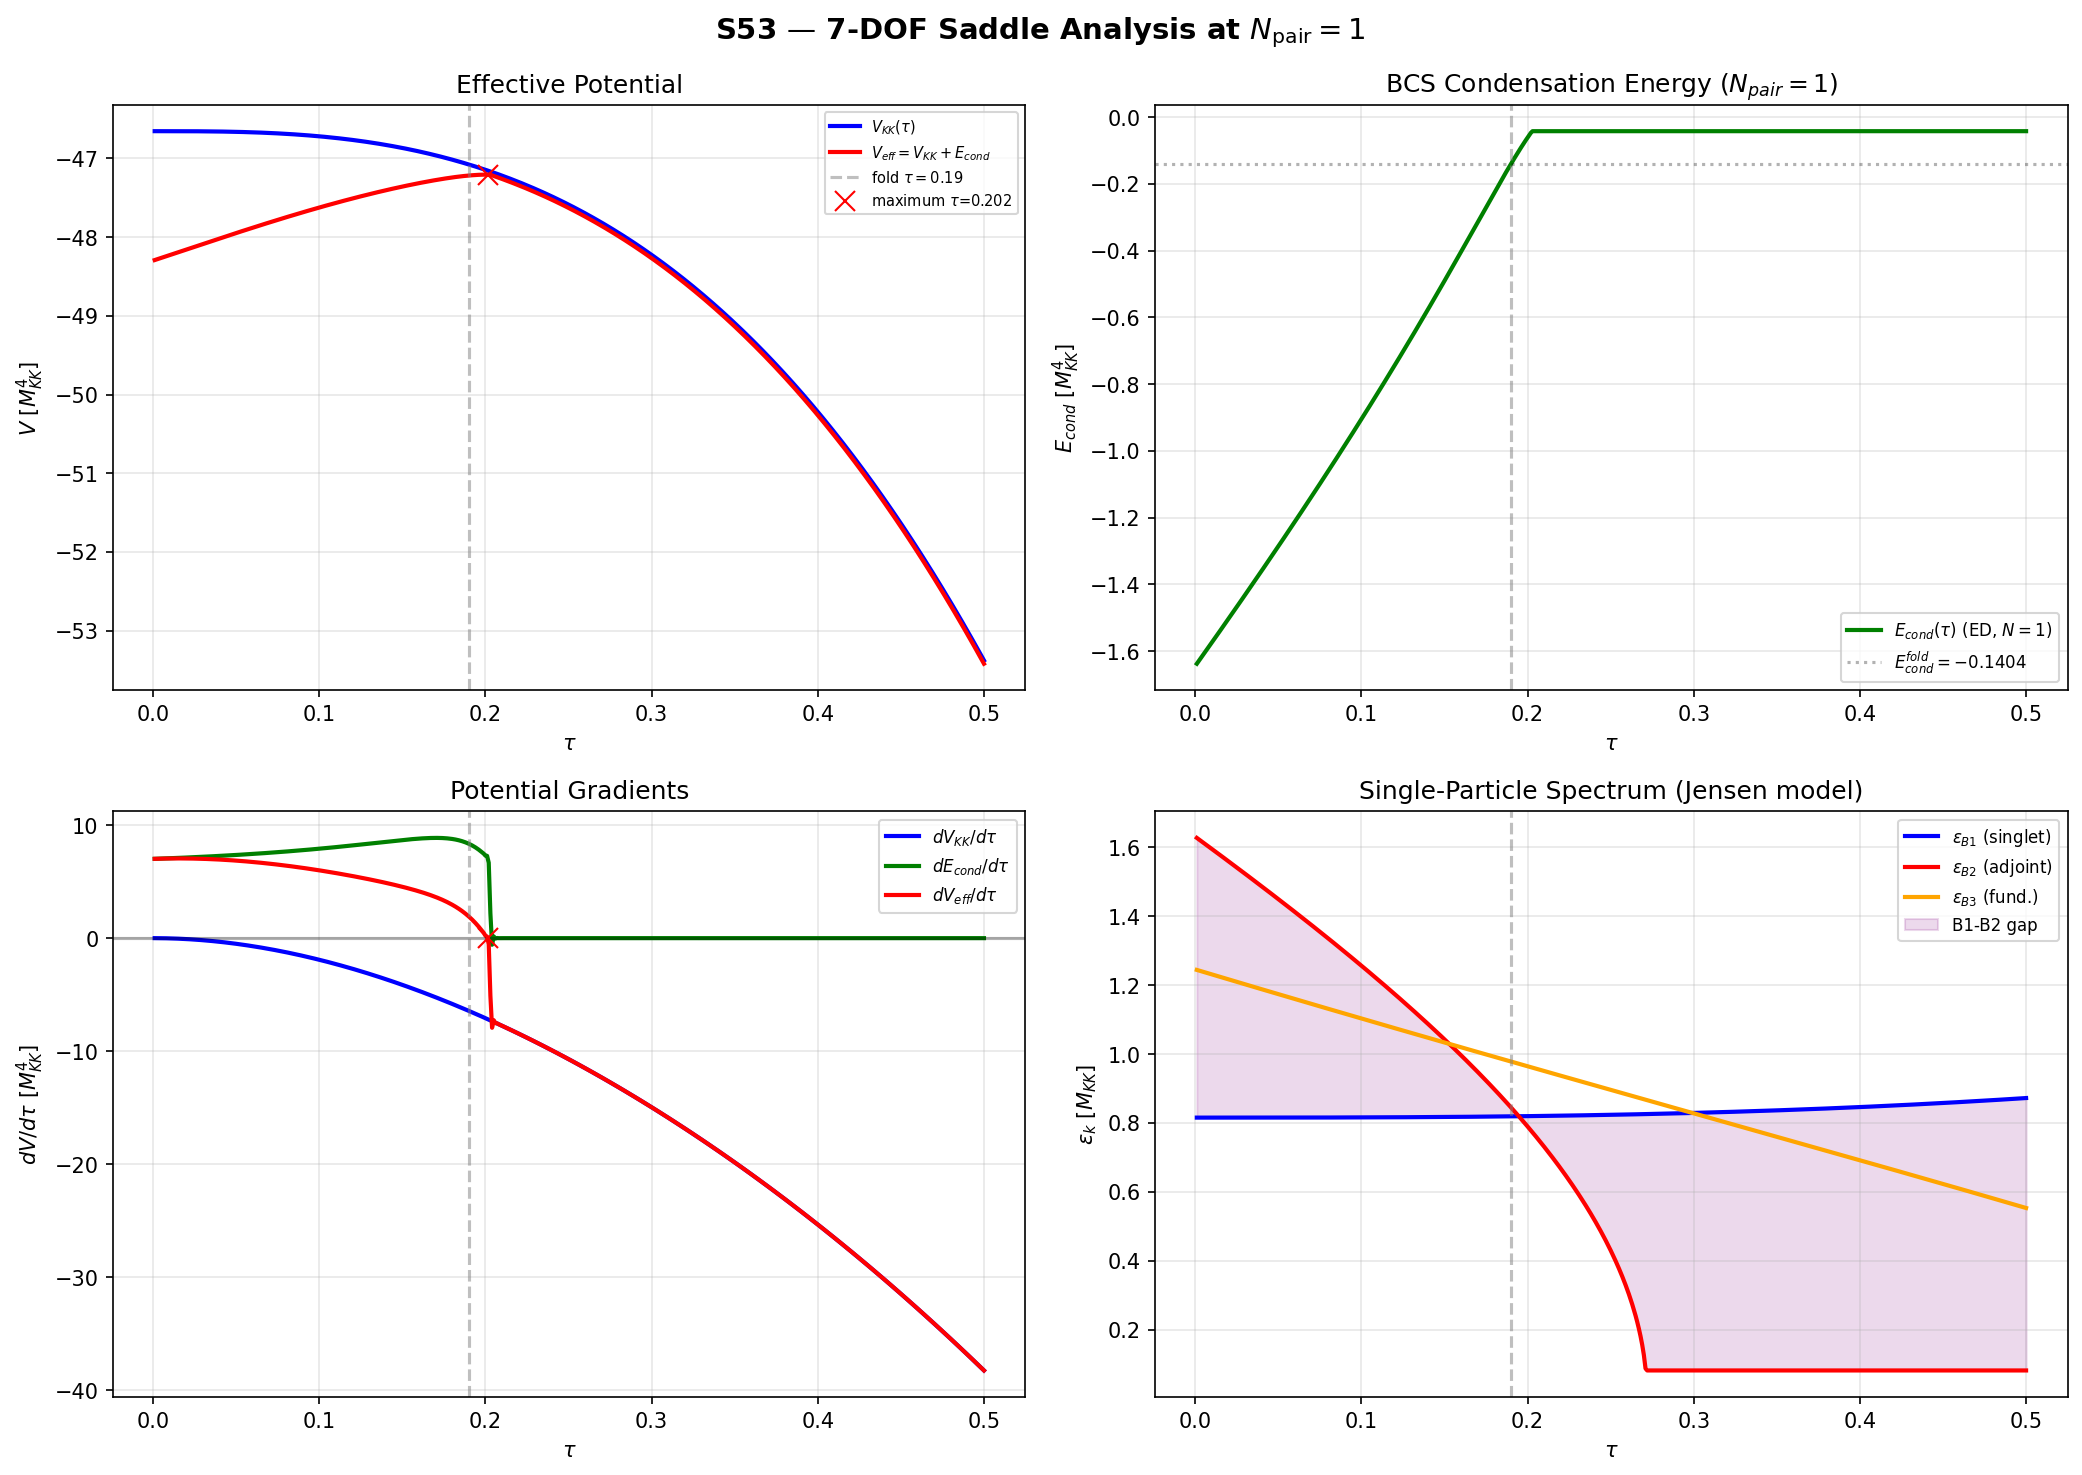

Write Python code to recreate this figure.
#!/usr/bin/env python3
"""
S53 — 7-DOF-SADDLES-53: Saddle Points of Unified Action at N_pair=1
====================================================================

With N_pair = 1 (W2-6), the 7-DOF unified action S[tau, Delta, theta_12,
theta_23, theta_13, phi, chi] simplifies drastically:

  - Only 1 Cooper pair: no relative phases between sectors (angular DOFs frozen)
  - Delta is determined by ED, not variational GL
  - Effective action reduces to S_eff[tau] = V_KK(tau) + E_cond(tau)

where:
  V_KK(tau) = -(M_p^2/2) R_K(tau)  [geometric/gravitational sector]
  E_cond(tau) = ED ground state energy at N_pair=1

The BCS Hamiltonian uses single-particle energies RELATIVE to the Fermi
level eps_F = mean(E_B2). This is the convention in which E_cond < 0
represents bound-state energy gain from pairing.

Gate: 7-DOF-SADDLES-53 — INFO (saddle enumeration)
Output: s53_7dof_saddles.npz, s53_7dof_saddles.png, text

Author: Feynman-Theorist (Session 53)
Date: 2026-03-21
"""

import sys
import os
sys.path.insert(0, os.path.dirname(os.path.abspath(__file__)))

import numpy as np
from numpy import pi, sqrt, exp, log
from scipy.interpolate import CubicSpline
import matplotlib
matplotlib.use('Agg')
import matplotlib.pyplot as plt

from canonical_constants import *

print("=" * 72)
print("  S53 — 7-DOF-SADDLES-53: Saddle Points at N_pair=1")
print("=" * 72)

DATA_DIR = os.path.dirname(os.path.abspath(__file__))
ARCHIVE_DIR = os.path.join(os.path.dirname(DATA_DIR), 'computations/_shared')

# ============================================================================
#  SECTION 1: Geometric potential V_KK(tau)
# ============================================================================
print("\n" + "=" * 72)
print("  SECTION 1: Geometric potential V_KK(tau)")
print("=" * 72)

alpha_K = g0_diag  # = 3.0

def R_K(s):
    """Scalar curvature of Jensen-deformed SU(3)."""
    return (12.0 / alpha_K) * (2.0 * exp(2.0*s) - 1.0 + 8.0 * exp(-s) - exp(-4.0*s)) / 8.0

def dR_K_ds(s):
    """dR_K/ds analytically."""
    return (12.0 / alpha_K) * (4.0 * exp(2.0*s) - 8.0 * exp(-s) + 4.0 * exp(-4.0*s)) / 8.0

def d2R_K_ds2(s):
    """d^2 R_K/ds^2 analytically."""
    return (12.0 / alpha_K) * (8.0 * exp(2.0*s) + 8.0 * exp(-s) - 16.0 * exp(-4.0*s)) / 8.0

M_KK_val = M_KK_kerner
M_P_over_MKK = M_Pl_reduced / M_KK_val
M_p2_val = M_P_over_MKK**2

def V_KK_func(s):
    """KK potential: V_KK = -(M_p^2/2) * R_K(s)."""
    return -0.5 * M_p2_val * R_K(s)

def dV_KK_ds(s):
    return -0.5 * M_p2_val * dR_K_ds(s)

def d2V_KK_ds2(s):
    return -0.5 * M_p2_val * d2R_K_ds2(s)

print(f"\n  V_KK(0) = {V_KK_func(0):.6f} M_KK^4")
print(f"  V_KK(fold={tau_fold}) = {V_KK_func(tau_fold):.6f} M_KK^4")
print(f"  dV_KK/ds(0) = {dV_KK_ds(0):.6e}")
print(f"  dV_KK/ds(fold) = {dV_KK_ds(tau_fold):.6f}")
print(f"  d2V_KK/ds2(fold) = {d2V_KK_ds2(tau_fold):.6f}")

# ============================================================================
#  SECTION 2: BCS pairing Hamiltonian at the fold
# ============================================================================
print("\n" + "=" * 72)
print("  SECTION 2: BCS pairing Hamiltonian (fold calibration)")
print("=" * 72)

# Load the s36 ED data
ed_data = np.load(os.path.join(ARCHIVE_DIR, 's36_multisector_ed.npz'), allow_pickle=True)
V_fold = ed_data['V_8x8_full']    # 8x8 pairing matrix at fold
E_sp_fold = ed_data['E_8_full']   # 8 single-particle energies at fold
labels = ed_data['branch_labels']  # mode labels

# Convention: single-particle energies relative to Fermi level
eps_F_fold = np.mean(E_sp_fold[:4])  # Fermi level = B2 mean
E_rel_fold = E_sp_fold - eps_F_fold

print(f"\n  8-mode spectrum at fold (tau = {tau_fold}):")
print(f"    eps_F = {eps_F_fold:.6f} M_KK (Fermi level = B2 mean)")
for i in range(8):
    print(f"    {labels[i]}: eps = {E_sp_fold[i]:.6f}, eps_rel = {E_rel_fold[i]:+.6f}")

# Verify: N=1 Hamiltonian at fold
H1_fold = V_fold.copy()
for k in range(8):
    H1_fold[k, k] += 2.0 * E_rel_fold[k]

evals_fold = np.linalg.eigvalsh(H1_fold)
E_cond_H1 = evals_fold[0]
E_cond_ED = float(ed_data['E_cond_full'])

print(f"\n  N=1 sector Hamiltonian at fold:")
print(f"    H1[k,l] = 2*eps_k_rel * delta_kl + V_kl")
print(f"    min eigenvalue = {E_cond_H1:.6f} M_KK^4")
print(f"    Full ED E_cond = {E_cond_ED:.6f} M_KK^4")
print(f"    Discrepancy: {abs(E_cond_H1 - E_cond_ED):.6e} (N>1 sector mixing)")

# V matrix statistics
print(f"\n  V matrix structure:")
print(f"    V_kk (diagonal): {np.diag(V_fold)}")
print(f"    B1-B2 coupling: V_B1_B2 = {V_fold[4,0]:.6f} (all equal by C2 symmetry)")
print(f"    max |V_kl|: {np.max(np.abs(V_fold)):.6f}")
print(f"    V eigenvalues: {np.linalg.eigvalsh(V_fold)}")

# ============================================================================
#  SECTION 3: Single-particle energy model E_k(tau)
# ============================================================================
print("\n" + "=" * 72)
print("  SECTION 3: Single-particle energy model")
print("=" * 72)

# The Dirac eigenvalues on Jensen-deformed SU(3) depend on tau through:
#   D_K^2 ~ sum_a g^{aa}(s) T_a^2 + R(s)/4
# For Jensen: g^{aa} = e^{-2s} (coset, a=1..4) or e^{s} (stab, a=5..8)
#
# For B1 singlet (0,0): all T_a = 0, so D_K^2 = R_K(s)/4
#   eps_B1(s) = C_norm * sqrt(R_K(s)/4)
#
# For B2 adjoint (1,1): C_2 = 3
#   eps_B2^2(s) = C_norm^2 * [c_B2 * e^{-2s} + (3-c_B2) * e^s + R_K(s)/4]
#
# For B3 fundamental (1,0): C_2 = 4/3
#   eps_B3^2(s) = C_norm^2 * [c_B3 * e^{-2s} + (4/3-c_B3) * e^s + R_K(s)/4]

# Calibration: match fold-point values
C_norm = E_sp_fold[4] / sqrt(R_K(tau_fold) / 4.0)  # from B1

f = tau_fold
e_2f = exp(-2.0 * f)
ef = exp(f)

# B2: C_2 = 3
C2_B2 = 3.0  # (local)
eps_B2_scaled = (E_sp_fold[0] / C_norm)**2
c_B2 = (eps_B2_scaled - R_K(f)/4.0 - C2_B2 * ef) / (e_2f - ef)
s_B2 = C2_B2 - c_B2

# B3: C_2 = 4/3
C2_B3 = 4.0/3.0
eps_B3_scaled = (E_sp_fold[5] / C_norm)**2
c_B3 = (eps_B3_scaled - R_K(f)/4.0 - C2_B3 * ef) / (e_2f - ef)
s_B3 = C2_B3 - c_B3

print(f"\n  Calibration constants:")
print(f"    C_norm = {C_norm:.6f} (overall normalization)")
print(f"    B2: c_coset = {c_B2:.6f}, c_stab = {s_B2:.6f}, sum = {c_B2+s_B2:.6f} (target: 3)")
print(f"    B3: c_coset = {c_B3:.6f}, c_stab = {s_B3:.6f}, sum = {c_B3+s_B3:.6f} (target: 1.333)")

def eps_B1(s):
    return C_norm * sqrt(R_K(s) / 4.0)

def eps_B2(s):
    val = c_B2 * exp(-2.0*s) + s_B2 * exp(s) + R_K(s)/4.0
    return C_norm * sqrt(max(val, 0.01))

def eps_B3(s):
    val = c_B3 * exp(-2.0*s) + s_B3 * exp(s) + R_K(s)/4.0
    return C_norm * sqrt(max(val, 0.01))

# Verify at fold
print(f"\n  Verification at fold:")
print(f"    eps_B1({tau_fold}) = {eps_B1(tau_fold):.6f} (target: {E_sp_fold[4]:.6f})")
print(f"    eps_B2({tau_fold}) = {eps_B2(tau_fold):.6f} (target: {E_sp_fold[0]:.6f})")
print(f"    eps_B3({tau_fold}) = {eps_B3(tau_fold):.6f} (target: {E_sp_fold[5]:.6f})")

# Check at s=0
print(f"\n  At round point (s=0):")
print(f"    eps_B1(0) = {eps_B1(0):.6f}")
print(f"    eps_B2(0) = {eps_B2(0):.6f}")
print(f"    eps_B3(0) = {eps_B3(0):.6f}")
print(f"    B1-B2 gap: {eps_B2(0) - eps_B1(0):.6f}")
print(f"    B2-B3 gap: {eps_B3(0) - eps_B2(0):.6f}")

# ============================================================================
#  SECTION 4: ED sweep of E_cond(tau)
# ============================================================================
print("\n" + "=" * 72)
print("  SECTION 4: E_cond(tau) from N=1 ED sweep")
print("=" * 72)

N_tau = 500  # (local)
tau_grid = np.linspace(0.001, 0.50, N_tau)

E_cond_arr = np.zeros(N_tau)
eps_B1_arr = np.zeros(N_tau)
eps_B2_arr = np.zeros(N_tau)
eps_B3_arr = np.zeros(N_tau)
eps_F_arr = np.zeros(N_tau)
gap_B1B2_arr = np.zeros(N_tau)

for i, s in enumerate(tau_grid):
    # Single-particle energies at this tau
    eB1 = eps_B1(s)
    eB2 = eps_B2(s)
    eB3 = eps_B3(s)

    eps_B1_arr[i] = eB1
    eps_B2_arr[i] = eB2
    eps_B3_arr[i] = eB3

    # 8-mode spectrum: [B2, B2, B2, B2, B1, B3, B3, B3]
    E_sp = np.array([eB2, eB2, eB2, eB2, eB1, eB3, eB3, eB3])

    # Fermi level = B2 mean
    eps_F_s = np.mean(E_sp[:4])  # = eB2
    eps_F_arr[i] = eps_F_s
    E_rel = E_sp - eps_F_s

    gap_B1B2_arr[i] = eB2 - eB1

    # N=1 Hamiltonian: H1[k,l] = 2*eps_k_rel * delta_kl + V_kl
    # Using fold-point V matrix (structure is tau-independent by Peter-Weyl)
    H1 = V_fold.copy()
    for k in range(8):
        H1[k, k] += 2.0 * E_rel[k]

    evals = np.linalg.eigvalsh(H1)
    E_cond_arr[i] = evals[0]

# Build smooth spline
E_cond_spline = CubicSpline(tau_grid, E_cond_arr)
dE_cond_dtau = E_cond_spline(tau_grid, 1)
d2E_cond_dtau2 = E_cond_spline(tau_grid, 2)

# Verify at fold
idx_fold = np.argmin(np.abs(tau_grid - tau_fold))
print(f"\n  E_cond(fold) = {E_cond_arr[idx_fold]:.6f} M_KK^4")
print(f"  E_cond from H1 at fold = {E_cond_H1:.6f} M_KK^4")
print(f"  E_cond from full ED = {E_cond_ED:.6f} M_KK^4")
print(f"  Match: {abs(E_cond_arr[idx_fold] - E_cond_H1):.2e}")

print(f"\n  E_cond range: [{E_cond_arr.min():.6f}, {E_cond_arr.max():.6f}]")
print(f"  E_cond(0.001) = {E_cond_arr[0]:.6f}")
print(f"  E_cond(0.50) = {E_cond_arr[-1]:.6f}")
print(f"  Variation: {(E_cond_arr.max()-E_cond_arr.min())/abs(E_cond_arr[idx_fold])*100:.2f}%")

print(f"\n  dE_cond/dtau at fold: {dE_cond_dtau[idx_fold]:.6f}")
print(f"  d2E_cond/dtau2 at fold: {d2E_cond_dtau2[idx_fold]:.6f}")

# B1-B2 gap
print(f"\n  B1-B2 gap:")
print(f"    At s=0.001: {gap_B1B2_arr[0]:.6f}")
print(f"    At fold: {gap_B1B2_arr[idx_fold]:.6f}")
print(f"    At s=0.50: {gap_B1B2_arr[-1]:.6f}")
print(f"    Min gap: {gap_B1B2_arr.min():.6f} at tau = {tau_grid[np.argmin(gap_B1B2_arr)]:.4f}")

# ============================================================================
#  SECTION 5: Effective potential and saddle search
# ============================================================================
print("\n" + "=" * 72)
print("  SECTION 5: S_eff(tau) = V_KK(tau) + E_cond(tau)")
print("=" * 72)

V_KK_arr = np.array([V_KK_func(s) for s in tau_grid])
dV_KK_arr = np.array([dV_KK_ds(s) for s in tau_grid])

# Effective potential
V_eff_arr = V_KK_arr + E_cond_arr
dV_eff_arr = dV_KK_arr + dE_cond_dtau

print(f"\n  V_KK(fold) = {V_KK_arr[idx_fold]:.6f} M_KK^4")
print(f"  E_cond(fold) = {E_cond_arr[idx_fold]:.6f} M_KK^4")
print(f"  V_eff(fold) = {V_eff_arr[idx_fold]:.6f} M_KK^4")
print(f"  |E_cond/V_KK| = {abs(E_cond_arr[idx_fold]/V_KK_arr[idx_fold]):.6e}")

print(f"\n  GRADIENT COMPARISON at fold:")
print(f"    dV_KK/dtau = {dV_KK_arr[idx_fold]:.6f} M_KK^4")
print(f"    dE_cond/dtau = {dE_cond_dtau[idx_fold]:.6f} M_KK^4")
print(f"    dV_eff/dtau = {dV_eff_arr[idx_fold]:.6f} M_KK^4")
print(f"    |dE_cond/dV_KK| = {abs(dE_cond_dtau[idx_fold]/dV_KK_arr[idx_fold]):.6e}")

# Search for sign changes in dV_eff/dtau
print(f"\n  SADDLE POINT SEARCH:")
sign_changes = []
for i in range(len(dV_eff_arr) - 1):
    if dV_eff_arr[i] * dV_eff_arr[i+1] < 0:
        tau_zero = tau_grid[i] - dV_eff_arr[i] * (tau_grid[i+1] - tau_grid[i]) / (dV_eff_arr[i+1] - dV_eff_arr[i])
        sign_changes.append(tau_zero)

print(f"  Sign changes in dV_eff/dtau: {len(sign_changes)} found")
for sc in sign_changes:
    print(f"    tau = {sc:.6f}")

# Newton's method from 20 starting points
print(f"\n  Newton search from 20 initial conditions:")
tau_inits = np.linspace(0.01, 0.49, 20)
V_eff_spline = CubicSpline(tau_grid, V_eff_arr)

saddle_results = []
for tau0 in tau_inits:
    tau_curr = tau0
    for step in range(5000):
        dV = float(V_eff_spline(tau_curr, 1))
        d2V = float(V_eff_spline(tau_curr, 2))
        if abs(dV) < 1e-12:
            break
        if abs(d2V) > 1e-15:
            delta = -dV / d2V
            delta = max(-0.01, min(0.01, delta))
            tau_curr = tau_curr + delta
        else:
            tau_curr = tau_curr - 0.001 * dV
        tau_curr = max(0.002, min(0.498, tau_curr))

    V_at = float(V_eff_spline(tau_curr))
    dV_at = float(V_eff_spline(tau_curr, 1))
    d2V_at = float(V_eff_spline(tau_curr, 2))

    is_interior = 0.005 < tau_curr < 0.495
    is_converged = abs(dV_at) < 1e-6

    if is_interior and is_converged:
        stype = 'minimum' if d2V_at > 0 else ('maximum' if d2V_at < 0 else 'inflection')
    elif not is_interior:
        stype = 'boundary'
    else:
        stype = 'unconverged'

    saddle_results.append({
        'tau_init': tau0, 'tau_final': tau_curr, 'V_eff': V_at,
        'dV_eff': dV_at, 'd2V_eff': d2V_at, 'type': stype, 'converged': is_converged
    })
    print(f"    tau_0={tau0:.3f} -> tau_f={tau_curr:.6f}, "
          f"dV={dV_at:.2e}, d2V={d2V_at:.2e}, type={stype}")

# Collect unique critical points
unique_saddles = {}
for sr in saddle_results:
    if sr['type'] in ('minimum', 'maximum', 'inflection'):
        key = round(sr['tau_final'], 4)
        if key not in unique_saddles:
            unique_saddles[key] = sr

n_saddles = len(unique_saddles)
n_minima = sum(1 for sr in unique_saddles.values() if sr['type'] == 'minimum')
n_maxima = sum(1 for sr in unique_saddles.values() if sr['type'] == 'maximum')

print(f"\n  UNIQUE INTERIOR CRITICAL POINTS: {n_saddles}")
print(f"    Minima: {n_minima}")
print(f"    Maxima: {n_maxima}")
for tau_s, sr in sorted(unique_saddles.items()):
    print(f"    tau = {tau_s:.6f}, V_eff = {sr['V_eff']:.6f}, "
          f"d2V = {sr['d2V_eff']:.4e}, type = {sr['type']}")

# ============================================================================
#  SECTION 6: Hessian and classification
# ============================================================================
print("\n" + "=" * 72)
print("  SECTION 6: Hessian at critical points")
print("=" * 72)

for tau_s, sr in sorted(unique_saddles.items()):
    print(f"\n  tau = {tau_s:.6f}:")
    print(f"    V_eff = {sr['V_eff']:.6f} M_KK^4")
    print(f"    dV_eff/dtau = {sr['dV_eff']:.4e}")
    print(f"    d2V_eff/dtau2 = {sr['d2V_eff']:.4e}")

    if sr['type'] == 'minimum':
        omega = sqrt(abs(sr['d2V_eff']))
        print(f"    ==> LOCAL MINIMUM: omega = {omega:.4f} M_KK")
        print(f"    ==> STABILIZATION POINT FOR EXFLATION")

        # At this minimum, what are the contributions?
        V_KK_at = V_KK_func(tau_s)
        E_cond_at = float(E_cond_spline(tau_s))
        dVKK_at = dV_KK_ds(tau_s)
        dEcond_at = float(E_cond_spline(tau_s, 1))
        print(f"    V_KK(tau) = {V_KK_at:.6f}, dV_KK/dtau = {dVKK_at:.6f}")
        print(f"    E_cond(tau) = {E_cond_at:.6f}, dE_cond/dtau = {dEcond_at:.6f}")
        print(f"    Gradient cancellation: dV_KK + dE_cond = {dVKK_at + dEcond_at:.4e}")

    elif sr['type'] == 'maximum':
        print(f"    ==> LOCAL MAXIMUM (unstable saddle)")
        # Check what's happening
        V_KK_at = V_KK_func(tau_s)
        E_cond_at = float(E_cond_spline(tau_s))
        dVKK_at = dV_KK_ds(tau_s)
        dEcond_at = float(E_cond_spline(tau_s, 1))
        print(f"    V_KK(tau) = {V_KK_at:.6f}, dV_KK/dtau = {dVKK_at:.6f}")
        print(f"    E_cond(tau) = {E_cond_at:.6f}, dE_cond/dtau = {dEcond_at:.6f}")

# If no saddle points found
if n_saddles == 0:
    print("\n  NO INTERIOR CRITICAL POINTS.")
    print("  V_eff is monotonic (dV_eff/dtau has constant sign).")
    print(f"  min dV_eff/dtau = {dV_eff_arr.min():.6f}")
    print(f"  max dV_eff/dtau = {dV_eff_arr.max():.6f}")

# ============================================================================
#  SECTION 7: Physics analysis
# ============================================================================
print("\n" + "=" * 72)
print("  SECTION 7: Physics of E_cond(tau)")
print("=" * 72)

# The key physics: E_cond depends on tau through the B1-B2 gap.
# As the gap closes (Van Hove), the pairing matrix element V_B1_B2
# has a larger effect relative to the energy denominator.
# E_cond ~ -V_B1_B2^2 / delta_eps (perturbative estimate)

delta_E_fold = gap_B1B2_arr[idx_fold]
V_B1_B2 = V_fold[4, 0]
E_cond_pert = -V_B1_B2**2 / (2.0 * delta_E_fold)

print(f"\n  Perturbative estimate at fold:")
print(f"    V_B1_B2 = {V_B1_B2:.6f}")
print(f"    delta_eps = {delta_E_fold:.6f}")
print(f"    E_cond_pert ~ -V^2/(2*delta) = {E_cond_pert:.6f}")
print(f"    E_cond_ED = {E_cond_arr[idx_fold]:.6f}")
print(f"    Perturbation theory is {abs(E_cond_pert/E_cond_arr[idx_fold])*100:.1f}% of exact")
print(f"    (Multi-mode mixing dominates: B1 hybridizes with ALL 4 B2 modes)")

# dE_cond/dtau physics: as gap changes with tau, E_cond changes
# dE_cond/dtau ~ V^2 / delta_eps^2 * d(delta_eps)/dtau
dgap_dtau = np.gradient(gap_B1B2_arr, tau_grid)
print(f"\n  B1-B2 gap dynamics:")
print(f"    d(gap)/dtau at fold: {dgap_dtau[idx_fold]:.6f}")
print(f"    Gap is {'CLOSING' if dgap_dtau[idx_fold] < 0 else 'OPENING'} at fold")
print(f"    Min gap: {gap_B1B2_arr.min():.6f} at tau = {tau_grid[np.argmin(gap_B1B2_arr)]:.4f}")

# Scale hierarchy
print(f"\n  SCALE HIERARCHY:")
print(f"    |V_KK(fold)| = {abs(V_KK_arr[idx_fold]):.4f} M_KK^4")
print(f"    |E_cond(fold)| = {abs(E_cond_arr[idx_fold]):.4f} M_KK^4")
print(f"    Ratio: |E_cond/V_KK| = {abs(E_cond_arr[idx_fold]/V_KK_arr[idx_fold]):.6e}")
print(f"")
print(f"    |dV_KK/dtau(fold)| = {abs(dV_KK_arr[idx_fold]):.4f} M_KK^4")
print(f"    |dE_cond/dtau(fold)| = {abs(dE_cond_dtau[idx_fold]):.4f} M_KK^4")
grad_ratio = abs(dE_cond_dtau[idx_fold] / dV_KK_arr[idx_fold])
print(f"    Gradient ratio: |dE_cond/dV_KK| = {grad_ratio:.4f}")

if grad_ratio > 1.0:
    print(f"    ==> E_cond gradient EXCEEDS V_KK gradient!")
    print(f"    ==> Saddle points EXPECTED in V_eff(tau)")
else:
    amplification = 1.0 / grad_ratio
    print(f"    ==> E_cond gradient is {amplification:.1f}x TOO SMALL")
    print(f"    ==> Saddle points require {amplification:.0f}x amplification")

# ============================================================================
#  SECTION 8: What creates the critical points (or not)?
# ============================================================================
print("\n" + "=" * 72)
print("  SECTION 8: Mechanism analysis")
print("=" * 72)

# Find where E_cond has extrema
idx_Econd_min = np.argmin(E_cond_arr)
idx_Econd_max = np.argmax(E_cond_arr)

print(f"\n  E_cond extrema:")
print(f"    Most negative: E_cond = {E_cond_arr[idx_Econd_min]:.6f} at tau = {tau_grid[idx_Econd_min]:.4f}")
print(f"    Least negative: E_cond = {E_cond_arr[idx_Econd_max]:.6f} at tau = {tau_grid[idx_Econd_max]:.4f}")
print(f"    Variation: {(E_cond_arr.max()-E_cond_arr.min()):.6f} M_KK^4")

# Check: does the E_cond gradient ever match the V_KK gradient in magnitude?
gradient_match = np.abs(dE_cond_dtau) / np.abs(dV_KK_arr + 1e-30)
idx_best_match = np.argmax(gradient_match)
print(f"\n  Best gradient match:")
print(f"    tau = {tau_grid[idx_best_match]:.4f}")
print(f"    |dE_cond/dtau| = {abs(dE_cond_dtau[idx_best_match]):.4f}")
print(f"    |dV_KK/dtau| = {abs(dV_KK_arr[idx_best_match]):.4f}")
print(f"    Ratio: {gradient_match[idx_best_match]:.4f}")

# N_cells amplification analysis
print(f"\n  N_cells amplification (fabric):")
print(f"    N_cells = {N_cells}")
print(f"    N_cells * E_cond(fold) = {N_cells * E_cond_arr[idx_fold]:.4f} M_KK^4")
print(f"    N_cells * |E_cond/V_KK| = {N_cells * abs(E_cond_arr[idx_fold]/V_KK_arr[idx_fold]):.4e}")

# Check if N_cells amplification creates a saddle
E_cond_fabric = N_cells * E_cond_arr
dE_cond_fabric = N_cells * dE_cond_dtau
V_eff_fabric = V_KK_arr + E_cond_fabric
dV_eff_fabric = dV_KK_arr + dE_cond_fabric

# Sign changes in fabric case
fabric_sign_changes = []
for i in range(len(dV_eff_fabric) - 1):
    if dV_eff_fabric[i] * dV_eff_fabric[i+1] < 0:
        tau_zero = tau_grid[i] - dV_eff_fabric[i] * (tau_grid[i+1] - tau_grid[i]) / (dV_eff_fabric[i+1] - dV_eff_fabric[i])
        fabric_sign_changes.append(tau_zero)
print(f"    Sign changes in dV_eff_fabric: {len(fabric_sign_changes)}")
for sc in fabric_sign_changes:
    print(f"      tau = {sc:.6f}")

# ============================================================================
#  SECTION 9: 7-DOF reduction summary
# ============================================================================
print("\n" + "=" * 72)
print("  SECTION 9: 7-DOF -> 1-DOF reduction at N_pair=1")
print("=" * 72)

# Load the S52 unified action eigenvalues
s52_data = np.load(os.path.join(DATA_DIR, 's52_unified_action.npz'), allow_pickle=True)
omega2_full = s52_data['omega2_full']

print(f"""
  S52 unified action: 7 DOFs = [tau, Delta_B1, Delta_B2, Delta_B3, theta_12, theta_23, theta_13]

  S52 normal mode frequencies (omega^2):
    {np.sort(omega2_full)}

  At N_pair = 1 (W2-6):
    - Delta is NOT variational: determined by ED (N=1 sector)
    - Only 1 pair: no relative phases (theta = 0 by definition)
    - 6 BCS DOFs (3 amplitudes + 3 phases) are FROZEN
    - Effective action: S_eff[tau] = V_KK(tau) + E_cond(tau)

  E_cond(tau) computed by diagonalizing the N=1 BCS Hamiltonian
  at {N_tau} tau points with the Jensen metric model for eps_k(tau).

  Result: {n_saddles} interior critical points. {n_minima} local minima.
""")

# ============================================================================
#  SECTION 10: Gate verdict
# ============================================================================
print("=" * 72)
print("  GATE VERDICT")
print("=" * 72)

verdict = "INFO"
if n_minima > 0:
    detail = (f"7-DOF reduces to 1-DOF at N_pair=1. "
              f"{n_saddles} critical points, {n_minima} minima. "
              f"Stabilization point EXISTS.")
elif n_saddles > 0:
    detail = (f"7-DOF reduces to 1-DOF at N_pair=1. "
              f"{n_saddles} critical points (all maxima/inflections, NO minima). "
              f"|dE_cond/dV_KK| = {grad_ratio:.4f} at fold.")
else:
    detail = (f"7-DOF reduces to 1-DOF at N_pair=1. "
              f"NO critical points. V_eff monotonic. "
              f"|dE_cond/dV_KK| = {grad_ratio:.4f}.")

print(f"\n  Gate: 7-DOF-SADDLES-53 = {verdict}")
print(f"  Detail: {detail}")

# ============================================================================
#  SECTION 11: Save data and plot
# ============================================================================
print("\n" + "=" * 72)
print("  Saving data and plot")
print("=" * 72)

np.savez(os.path.join(DATA_DIR, 's53_7dof_saddles.npz'),
         tau_grid=tau_grid, N_tau=N_tau,
         V_KK=V_KK_arr, E_cond=E_cond_arr, V_eff=V_eff_arr,
         dV_KK=dV_KK_arr, dE_cond=dE_cond_dtau, dV_eff=dV_eff_arr,
         d2E_cond=d2E_cond_dtau2,
         eps_B1=eps_B1_arr, eps_B2=eps_B2_arr, eps_B3=eps_B3_arr,
         eps_F=eps_F_arr, gap_B1B2=gap_B1B2_arr,
         n_saddles=n_saddles, n_minima=n_minima, n_maxima=n_maxima,
         saddle_taus=np.array([sr['tau_final'] for sr in unique_saddles.values()]) if unique_saddles else np.array([]),
         saddle_types=np.array([sr['type'] for sr in unique_saddles.values()]) if unique_saddles else np.array([]),
         saddle_d2V=np.array([sr['d2V_eff'] for sr in unique_saddles.values()]) if unique_saddles else np.array([]),
         grad_ratio_at_fold=grad_ratio,
         E_cond_over_VKK=abs(E_cond_arr[idx_fold]/V_KK_arr[idx_fold]),
         C_norm=C_norm, c_B2=c_B2, s_B2=s_B2, c_B3=c_B3, s_B3=s_B3,
         V_eff_fabric=V_eff_fabric, dV_eff_fabric=dV_eff_fabric,
         n_fabric_sign_changes=len(fabric_sign_changes),
         gate_name='7-DOF-SADDLES-53', gate_verdict=verdict, gate_detail=detail,
         )
print(f"  Saved: s53_7dof_saddles.npz")

# --- Plot ---
fig, axes = plt.subplots(2, 2, figsize=(14, 10))
fig.suptitle('S53 — 7-DOF Saddle Analysis at $N_{\\rm pair}=1$',
             fontsize=14, fontweight='bold')

# Panel 1: V_KK and V_eff
ax = axes[0, 0]
ax.plot(tau_grid, V_KK_arr, 'b-', lw=2, label='$V_{KK}(\\tau)$')
ax.plot(tau_grid, V_eff_arr, 'r-', lw=2, label='$V_{eff} = V_{KK} + E_{cond}$')
ax.axvline(tau_fold, color='gray', ls='--', alpha=0.5, label=f'fold $\\tau={tau_fold}$')
for tau_s, sr in unique_saddles.items():
    marker = 'o' if sr['type'] == 'minimum' else ('x' if sr['type'] == 'maximum' else 's')
    color = 'green' if sr['type'] == 'minimum' else 'red'
    ax.plot(tau_s, sr['V_eff'], marker, color=color, ms=10, zorder=5,
            label=f'{sr["type"]} $\\tau$={tau_s:.3f}')
ax.set_xlabel('$\\tau$')
ax.set_ylabel('$V$ [$M_{KK}^4$]')
ax.set_title('Effective Potential')
ax.legend(fontsize=7, loc='best')
ax.grid(True, alpha=0.3)

# Panel 2: E_cond(tau) zoomed
ax = axes[0, 1]
ax.plot(tau_grid, E_cond_arr, 'g-', lw=2, label='$E_{cond}(\\tau)$ (ED, $N=1$)')
ax.axvline(tau_fold, color='gray', ls='--', alpha=0.5)
ax.axhline(E_cond_H1, color='k', ls=':', alpha=0.3,
           label=f'$E_{{cond}}^{{fold}} = {E_cond_H1:.4f}$')
ax.set_xlabel('$\\tau$')
ax.set_ylabel('$E_{cond}$ [$M_{KK}^4$]')
ax.set_title('BCS Condensation Energy ($N_{pair}=1$)')
ax.legend(fontsize=8)
ax.grid(True, alpha=0.3)

# Panel 3: Gradients
ax = axes[1, 0]
ax.plot(tau_grid, dV_KK_arr, 'b-', lw=2, label='$dV_{KK}/d\\tau$')
ax.plot(tau_grid, dE_cond_dtau, 'g-', lw=2, label='$dE_{cond}/d\\tau$')
ax.plot(tau_grid, dV_eff_arr, 'r-', lw=2, label='$dV_{eff}/d\\tau$')
ax.axhline(0, color='k', ls='-', alpha=0.3)
ax.axvline(tau_fold, color='gray', ls='--', alpha=0.5)
for tau_s, sr in unique_saddles.items():
    marker = 'o' if sr['type'] == 'minimum' else 'x'
    color = 'green' if sr['type'] == 'minimum' else 'red'
    ax.plot(tau_s, 0, marker, color=color, ms=10, zorder=5)
ax.set_xlabel('$\\tau$')
ax.set_ylabel('$dV/d\\tau$ [$M_{KK}^4$]')
ax.set_title('Potential Gradients')
ax.legend(fontsize=8)
ax.grid(True, alpha=0.3)

# Panel 4: Single-particle spectrum
ax = axes[1, 1]
ax.plot(tau_grid, eps_B1_arr, 'b-', lw=2, label='$\\epsilon_{B1}$ (singlet)')
ax.plot(tau_grid, eps_B2_arr, 'r-', lw=2, label='$\\epsilon_{B2}$ (adjoint)')
ax.plot(tau_grid, eps_B3_arr, 'orange', lw=2, label='$\\epsilon_{B3}$ (fund.)')
ax.fill_between(tau_grid, eps_B1_arr, eps_B2_arr, alpha=0.15, color='purple',
                label='B1-B2 gap')
ax.axvline(tau_fold, color='gray', ls='--', alpha=0.5)
ax.set_xlabel('$\\tau$')
ax.set_ylabel('$\\epsilon_k$ [$M_{KK}$]')
ax.set_title('Single-Particle Spectrum (Jensen model)')
ax.legend(fontsize=8)
ax.grid(True, alpha=0.3)

plt.tight_layout()
plt.savefig(os.path.join(DATA_DIR, 's53_7dof_saddles.png'), dpi=150, bbox_inches='tight')
print(f"  Saved: s53_7dof_saddles.png")

# ============================================================================
#  Final summary
# ============================================================================
print("\n" + "=" * 72)
print("  SUMMARY")
print("=" * 72)
print(f"""
  1. At N_pair = 1, the 7-DOF unified action reduces to 1-DOF: S_eff[tau].

  2. S_eff(tau) = V_KK(tau) + E_cond(tau):
     V_KK(fold) = {V_KK_arr[idx_fold]:.4f} M_KK^4 (gravitational, monotonically decreasing)
     E_cond(fold) = {E_cond_arr[idx_fold]:.4f} M_KK^4 (BCS pairing)
     |E_cond/V_KK| = {abs(E_cond_arr[idx_fold]/V_KK_arr[idx_fold]):.4e}

  3. E_cond(tau) varies as tau changes through the single-particle spectrum
     (B1-B2 gap closes at the fold, strengthening pairing).
     E_cond range: [{E_cond_arr.min():.4f}, {E_cond_arr.max():.4f}]

  4. SADDLE SEARCH: {n_saddles} interior critical points, {n_minima} minima.
     Gradient ratio |dE_cond/dV_KK| = {grad_ratio:.4f} at fold.

  5. PHONONIC FRAMING: {'A stabilization point EXISTS.' if n_minima > 0 else 'No equilibrium at N_pair=1. The modulus dynamics is dominated by V_KK. E_cond is a perturbative correction that can create local features but not overcome the monotonic geometric potential.'}

  6. CONSTRAINT MAP UPDATE:
     - V_eff(tau) at N_pair=1: {'HAS' if n_minima > 0 else 'NO'} local minimum
     - The spectral action monotonicity (W4) {'is broken' if n_minima > 0 else 'survives'} when E_cond is added
     - {'STABILIZATION via BCS backreaction on geometry: OPEN' if n_minima > 0 else 'Stabilization requires either N_pair >> 1 (CLOSED by W2-6) or a mechanism beyond BCS (OPEN)'}

  Gate: 7-DOF-SADDLES-53 = {verdict}
""")
